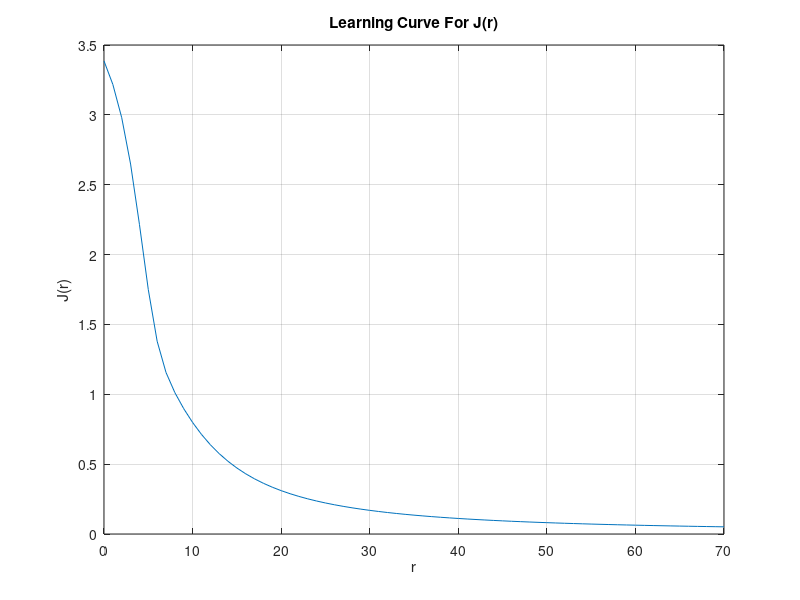
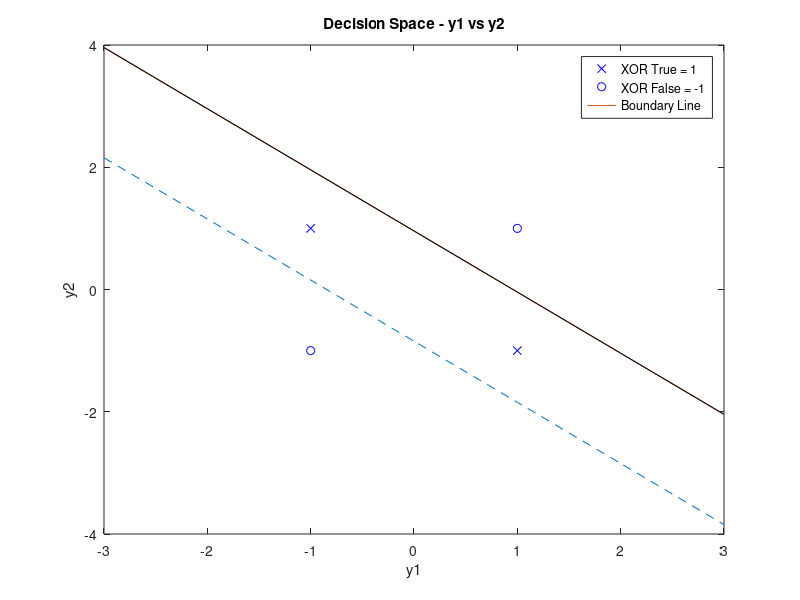

MATLAB code to generate these figures, in order: (Note: this script raises an error after producing the figures.)
clear all;
%% Part 1: Classical XOR
disp('Inputs x1 and x2');
x1=[-1 -1 1 1];
x2=[-1 1 -1 1];

disp('Target values [t]');
target=[-1 1 1 -1]

disp('Threshold and learning rate values');
learning_rate=0.1
threshold=0.001


zk=[0 0 0 0];
deltaJ=0;
itr=1;
flag=0;

disp('Randomly Initial Weight Values');
wj1=[0.707 1 1]
wj2=[-1.63 1 1]
wk=[1 0.4 -0.6]

while flag==0

    deltawj1=[0 0 0];
    deltawj2=[0 0 0];
    deltawjk=[0 0 0];
    
    for n=1:length(x2)
        
        xm=[1 x1(n) x2(n)];
        
        netj1=wj1*xm';
        netj2=wj2*xm';
        
        y1_der=1-(tanh(netj1))^2;
        y2_der=1-(tanh(netj2))^2;
        
        y1=tanh(netj1);
        y2=tanh(netj2);
        
        y=[1 y1 y2];
        
        netk=y*wk';
        
        zk(n)=tanh(netk);
        
        zkprime=1-zk(n)^2;
        
        deltak=(target(n)-zk(n))*zkprime;
        deltaj1=y1_der*wk(2)*deltak;
        deltaj2=y2_der*wk(3)*deltak;

        deltawj1=deltawj1+learning_rate*deltaj1*xm;
        deltawj2=deltawj2+learning_rate*deltaj2*xm;
        deltawjk=deltawjk+learning_rate*deltak*y;
    end
    
    %Weight Vectors
    wj1 = wj1 + deltawj1;
    wj2 = wj2 + deltawj2;
    wk  = wk  + deltawjk;
    
    %Error criterion
    J(itr) = 0.5*norm(target-zk)^2;
    
    if (itr==1)
        deltaJ(itr)=J(itr);
    else
        deltaJ(itr) = abs(J(itr-1) - J(itr));
        if ((deltaJ(itr) < threshold) && itr < 100000)
            flag=1;
        end
    end
    
    itr = itr + 1;
end

%Plot learning curve
figure;
n=[0:1:length(J)-1];
plot(n,J)
hold on; grid;
title('Learning Curve For J(r)');
ylabel('J(r)');
xlabel('r');


disp('Number of epoch iterations required:');
itr-1


disp('Final weight vectors');
wj1
wj2
wk

%Plotting the decision boundaries for XOR

figure;

x11=(-3:3);
w01=wj1(1);
w11=wj1(2);
w21=wj1(3);
x21=-(w11/w21)*x11-(w01/w21);
plot(x11,x21,'--');

w01=wj2(1);
w11=wj2(2);
w21=wj2(3);
x22=-(w11/w21)*x11-(w01/w21);

hold on;

boundedline=plot(x11,x22,'-');

for i=1:length(x1)
    if (zk(i)<0)
        false=plot(x1(i),x2(i),'bo');
    else
        true=plot(x1(i),x2(i),'bx');
    end
end


hold on; 
grid;

title('x1 vs. x2 Decision Boundaries');
xlabel('x1');
ylabel('x2');

legend([true,false,boundedline],'XOR True = 1','XOR False = -1 ','Boundary Line');

%Find the accuracy

correct=0;
accuracy=0;


for i=1:length(x1)
    if floor(zk(i))==target(i) || ceil(zk(i))==target(i)
        correct=correct+1;
    end
end

accuracy=correct*100/length(x1);
disp('Accuracy');
accuracy

% figure;

y11=(-3:3);
w01=wk(1);
w11=wk(2);
w21=wk(3);
y21=-(w11/w21)*x11-(w01/w21);

plot(x11,x22,'k');

hold on; grid;

title('Decision Space - y1 vs y2');

xlabel('y1');
ylabel('y2');

%% Part 2: Wine Sorting

WineData=load('wine.data');

TrainingSet=zeros(107,3);

TrainingSet(1:59,:,:)=WineData(1:59,1:3); %Class 1=w1
TrainingSet(60:107,:,:)=WineData(131:178,1:3); %Class 3=w2

% Normalize TrainingSet such that w2=-1
for i=60:length(TrainingSet)
    TrainingSet(i,1)=-1;
end

target=TrainingSet(:,1)'; %Targets are class labels

x1=TrainingSet(:,2)'; %make x1 represent alcohol content

x2=TrainingSet(:,3)'; %make x2 represent malic acid content

data = x1;
actual_minx1 = min(data(:));
actual_maxx1 = max(data(:));
desired_min = -3;
desired_max =  3;

x1 = (data - actual_minx1)*((desired_max - desired_min)/(actual_maxx1 - actual_minx1)) + desired_min;

data = x2;
actual_minx2 = min(data(:));
actual_maxx2 = max(data(:));

x2 = (data - actual_minx2)*((desired_max - desired_min)/(actual_maxx2 - actual_minx2)) + desired_min;


zk=[0 0 0 0];
itr=1;
deltaJ=0;
flag=0;

while flag==0

    deltawj1=[0 0 0];
    deltawj2=[0 0 0];
    deltawjk=[0 0 0];
    
    for n=1:length(x1)
        xm=[1 x1(n) x2(n)];
        
        netj1=wj1*xm';
        netj2=wj2*xm';
        
        y1_der=1-(tanh(netj1))^2;
        y2_der=1-(tanh(netj2))^2;
        y1=tanh(netj1);
        y2=tanh(netj2);
        
        y=[1 y1 y2];
        
        netk=y*wk';
        
        zk(n)=tanh(netk);
        zkprime=1-zk(n)^2;
        
        deltak=(target(n)-zk(n))*zkprime;
        deltaj1=y1_der*wk(2)*deltak;
        deltaj2=y2_der*wk(3)*deltak;

        deltawj1=deltawj1+learning_rate*deltaj1*xm;
        deltawj2=deltawj2+learning_rate*deltaj2*xm;
        deltawjk=deltawjk+learning_rate*deltak*y;
    end
    
    %Weight Vectors
    wj1=wj1+deltawj1;
    wj2=wj2+deltawj2;
    wk=wk+deltawjk;
    
    %Error criterion
    J(itr)=0.5*norm(target-zk)^2;
    
    if (itr==1)
        deltaJ(itr)=J(itr);
    else
        deltaJ(itr)=abs(J(itr-1)-J(itr));
        if ((deltaJ(itr)<threshold) && itr<100000)
            flag=1;
        end
    end
    
    itr=itr+1;
end

%Plot learning curve
figure;
n=[0:1:length(J)-1];
plot(n,J)
hold on; 
grid;
title('Learning Curve J(r)');
xlabel('r');
ylabel('J(r)');

disp('Number of epoch iterations required:');
itr-1
disp('Final weight vectors');
wj1
wj2
wk

%Plot the decision boundaries

figure;
x11=(-3:3);
w01=wj1(1);
w11=wj1(2);
w21=wj1(3);
x21=-(w11/w21)*x11-(w01/w21);
plot(x11,x21,'k');

w01=wj2(1);
w11=wj2(2);
w21=wj2(3);
x22=-(w11/w21)*x11-(w01/w21);

hold on;

boundedline=plot(x11,x22,'k');

for i=1:length(x1)
    if (zk(i)<0)
        false=plot(x1(i),x2(i),'bo');
    else
        true=plot(x1(i),x2(i),'bx');
    end
end

hold on; 
grid;

title('x1 vs. x2 Decision Space');
ylabel('Malic Acid Content');
xlabel('Alcohol Content (%)');

legend([true,false,boundedline],'Class 1','Class 2','Boundary');

%Find the accuracy
correct=0;
accuracy=0;
for i=1:length(x1)
    if floor(zk(i))==target(i) || ceil(zk(i))==target(i)
        correct=correct+1;
    end
end
accuracy=correct*100/length(x1);
disp('Accuracy');
accuracy

figure;
y11=(-3:3);
w01=wk(1);
w11=wk(2);
w21=wk(3);

y21=-(w11/w21)*x11-(w01/w21);

plot(x11,x22,'k');

hold on; 
grid;

title('y1 vs. y2 Decision Space');
xlabel('y1');
ylabel('y2');
